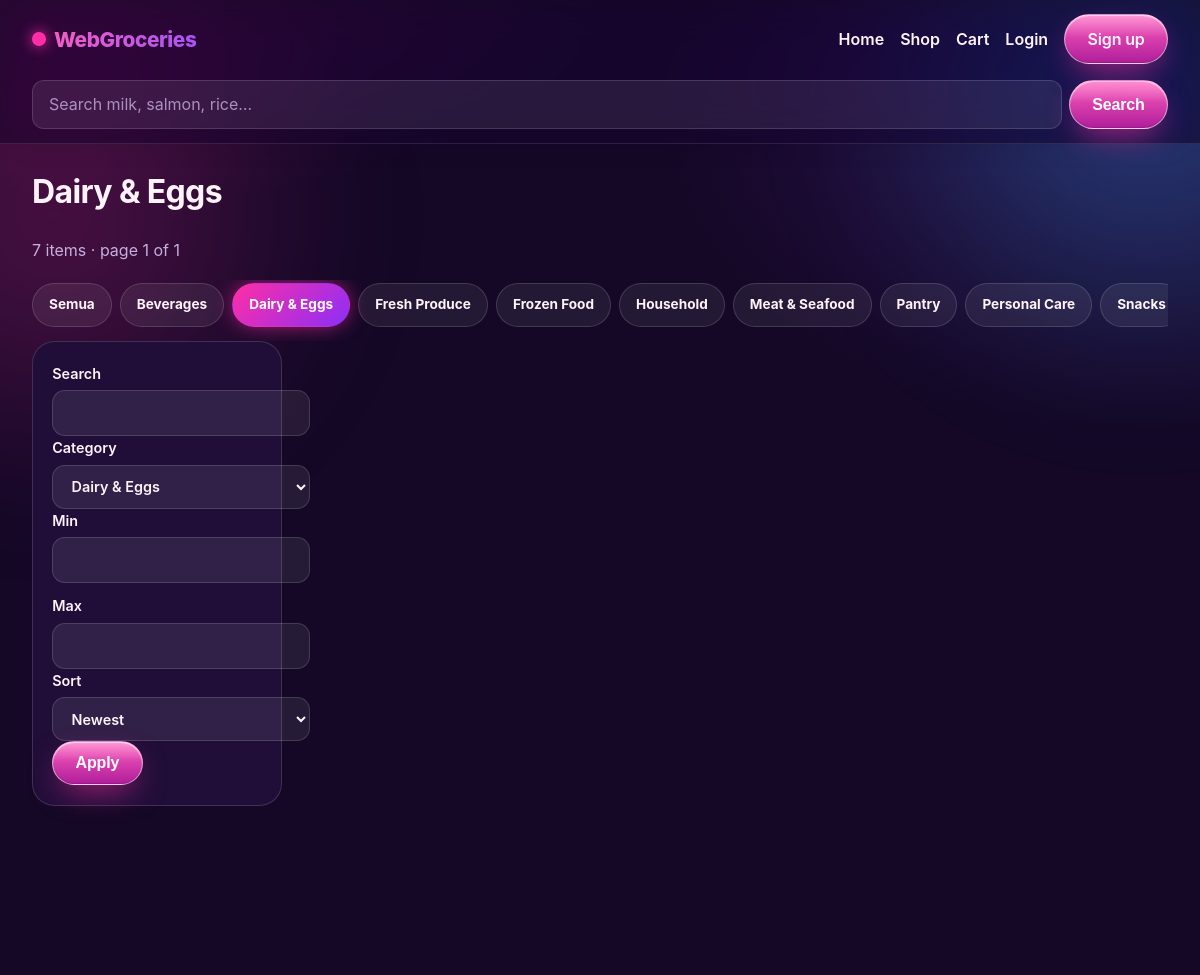
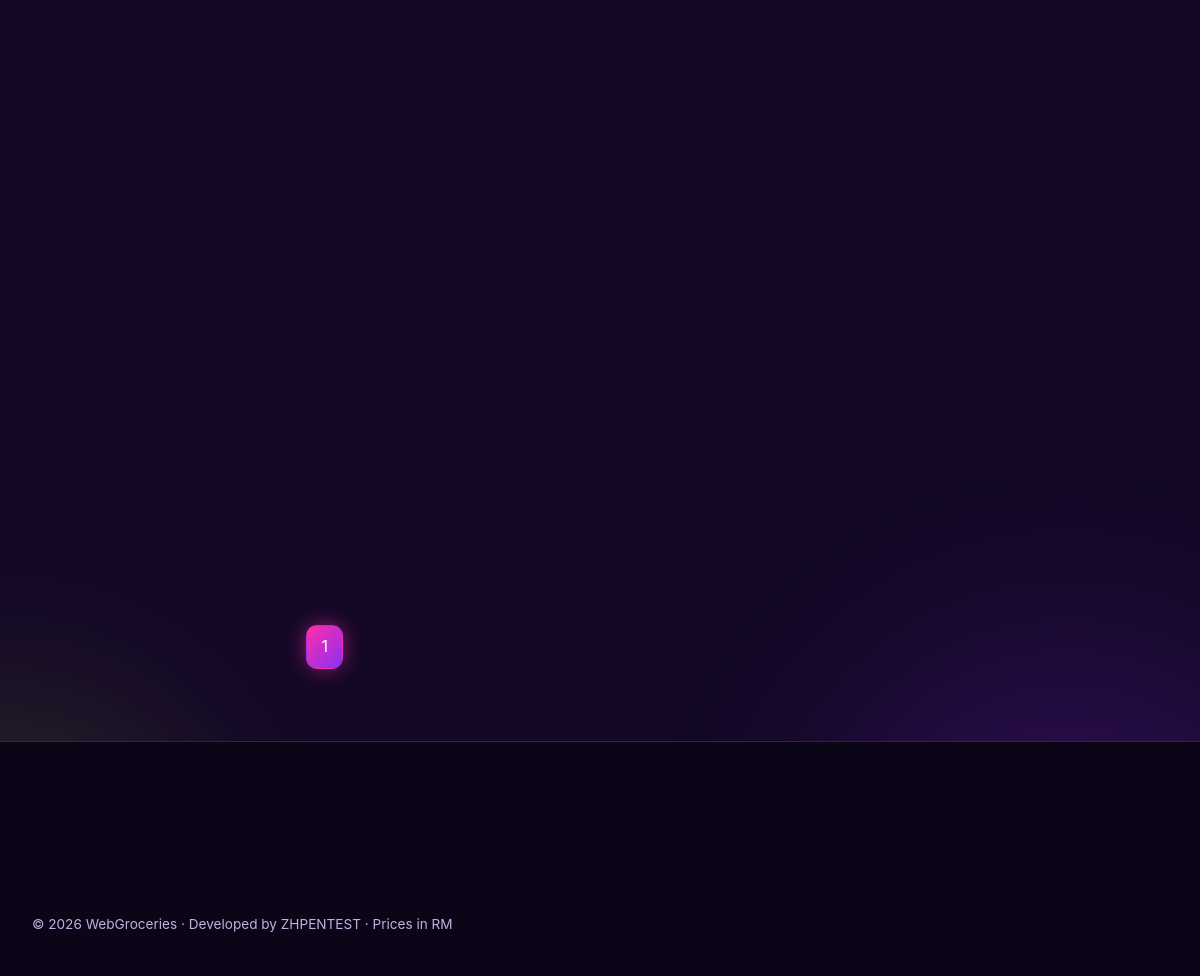
Page /category/dairy on the committed database (2 pictures, top to bottom).
### tables this page shows
CREATE TABLE categories (
  id BIGINT UNSIGNED AUTO_INCREMENT PRIMARY KEY,
  name VARCHAR(120) NOT NULL,
  slug VARCHAR(140) NOT NULL UNIQUE,
  description TEXT NULL,
  image VARCHAR(255) NULL,
  status ENUM('active','inactive') NOT NULL DEFAULT 'active',
  created_at TIMESTAMP DEFAULT CURRENT_TIMESTAMP,
  updated_at TIMESTAMP DEFAULT CURRENT_TIMESTAMP ON UPDATE CURRENT_TIMESTAMP,
  INDEX idx_cat_slug (slug), INDEX idx_cat_status (status)
);

### app/Core/helpers.php (called while the page is built, shortened)
<?php
function e(?string $s): string { return htmlspecialchars((string)$s, ENT_QUOTES, 'UTF-8'); }
function view(string $name, array $data = []): void {
  extract($data, EXTR_SKIP);
  $base = dirname(__DIR__) . '/Views/';
  require $base . 'layout/header.php';
  require $base . $name . '.php';
  require $base . 'layout/footer.php';
}
function asset(string $p): string {
  $f = dirname(__DIR__, 2) . '/public' . strtok($p, '?');
  return $p . '?v=' . (@filemtime($f) ?: 1);
}

### app/Controllers/ShopController.php (called while the page is built, shortened)
<?php
final class ShopController {
  public static function category(string $slug): void {
    $st = Database::pdo()->prepare('SELECT * FROM categories WHERE slug=? AND status="active" LIMIT 1');
    $st->execute([$slug]); $cat = $st->fetch();
    $page = max(1, (int)($_GET['page'] ?? 1));
    $r = Product::list(['category' => $slug, 'sort' => $_GET['sort'] ?? 'new'], $page, 12);
    $cats = Database::pdo()->query('SELECT * FROM categories WHERE status="active" ORDER BY name')->fetchAll();
    view('shop', ['title' => $cat['name'], 'items' => $r['items'], 'total' => $r['total'], 'pages' => $r['pages'], 'page' => $page, 'cats' => $cats, 'f' => ['cat' => $slug, 'q' => '', 'sort' => $_GET['sort'] ?? 'new'], 'heading' => $cat['name']]);
  }
}

### app/Core/Database.php (called while the page is built, shortened)
<?php
final class Database {
  private static ?PDO $pdo = null;
  public static function pdo(): PDO {
    if (self::$pdo) return self::$pdo;
    $host = $_ENV['DB_HOST'] ?? '127.0.0.1';
    $port = $_ENV['DB_PORT'] ?? '3306';
    $db = $_ENV['DB_NAME'] ?? 'webgroceries';
    $user = $_ENV['DB_USER'] ?? 'root';
    $pass = $_ENV['DB_PASS'] ?? '';
    $dsn = "mysql:host=$host;port=$port;dbname=$db;charset=utf8mb4";
    self::$pdo = new PDO($dsn, $user, $pass, [
      PDO::ATTR_ERRMODE => PDO::ERRMODE_EXCEPTION,
      PDO::ATTR_DEFAULT_FETCH_MODE => PDO::FETCH_ASSOC,
      PDO::ATTR_EMULATE_PREPARES => false,
    ]);
    return self::$pdo;
  }
}

### app/Models/Product.php (called while the page is built, shortened)
<?php
final class Product {
  public static function list(array $f = [], int $page = 1, int $per = 12): array {
    $pdo = Database::pdo();
    $where = ['p.status = "active"']; $params = [];
    if (!empty($f['category'])) { $where[] = 'c.slug = ?'; $params[] = $f['category']; }
    $sort = match ($f['sort'] ?? 'new') {
      'price_asc' => 'COALESCE(p.discount_price,p.price) ASC',
      'price_desc' => 'COALESCE(p.discount_price,p.price) DESC',
      'name' => 'p.name ASC', default => 'p.id DESC',
    };
    $w = 'WHERE ' . implode(' AND ', $where);
    $cnt = $pdo->prepare("SELECT COUNT(*) c FROM products p JOIN categories c ON c.id=p.category_id $w");
    $cnt->execute($params); $total = (int)$cnt->fetch()['c'];
    $off = ($page - 1) * $per;
    $st = $pdo->prepare("SELECT p.*, c.name cat_name, c.slug cat_slug FROM products p JOIN categories c ON c.id=p.category_id $w ORDER BY $sort LIMIT $per OFFSET $off");
    $st->execute($params);
    return ['items' => $st->fetchAll(), 'total' => $total, 'pages' => max(1, (int)ceil($total / $per))];
  }
}

### app/Views/shop.php (shortened to what this page needs)
<h1><?= e($heading ?? 'Shop all groceries') ?></h1>
<p class="muted"><?= (int)$total ?> items · page <?= (int)$page ?> of <?= (int)$pages ?></p>
<div class="catchips"><a href="/shop" class="<?= empty($f['cat']) ? 'on' : '' ?>">Semua</a><?php foreach ($cats as $c): ?><a href="/category/<?= e($c['slug']) ?>" class="<?= ($f['cat'] ?? '') === $c['slug'] ? 'on' : '' ?>"><?= e($c['name']) ?></a><?php endforeach; ?></div>
<div class="shopwrap">
<aside><details class="filters" open><summary>Tapisan &amp; susunan</summary><form method="get" action="/shop" id="filterForm">
<label>Search<input name="q" value="<?= e($f['q'] ?? '') ?>"></label>
<label>Category<select name="cat"><option value="">All</option><?php foreach ($cats as $c): ?><option value="<?= e($c['slug']) ?>" <?= ($f['cat'] ?? '') === $c['slug'] ? 'selected' : '' ?>><?= e($c['name']) ?></option><?php endforeach; ?></select></label>
<div class="row"><label>Min<input name="min" type="number" step="0.01" value="<?= e($f['min'] ?? '') ?>"></label><label>Max<input name="max" type="number" step="0.01" value="<?= e($f['max'] ?? '') ?>"></label></div>
<label>Sort<select name="sort"><option value="new">Newest</option></select></label>
<button class="btn">Apply</button></form></details></aside>
<div><div class="pgrid" id="grid"><?php foreach ($items as $p) pcard($p); ?></div>
<div class="pager"><?php for ($i = 1; $i <= $pages; $i++): ?><a class="<?= $i === $page ? 'on' : '' ?>" href="?<?= http_build_query(array_merge($_GET, ['page' => $i])) ?>"><?= $i ?></a><?php endfor; ?></div></div>
</div>

### rows in the picture
categories: name "Dairy & Eggs"
categories: name "Beverages"
categories: name "Fresh Produce"
categories: name "Frozen Food"
categories: name "Household"
categories: name "Meat & Seafood"
categories: name "Pantry"
categories: name "Personal Care"
categories: name "Snacks"

### other values in the picture
$total "7"
$page "1"
$pages "1"
form field cat "Dairy & Eggs"
